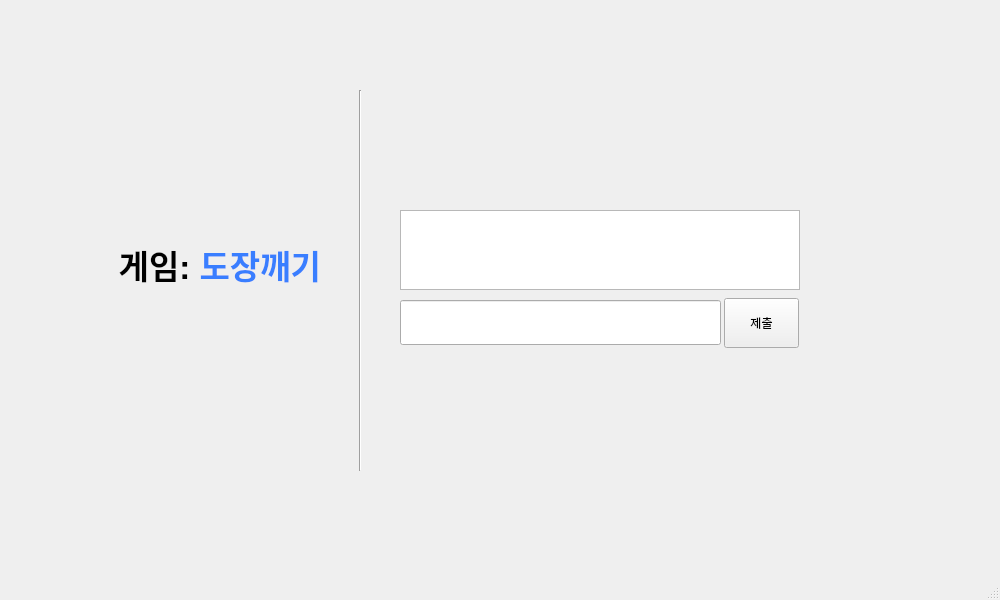
<?xml version="1.0" encoding="UTF-8"?>
<ui version="4.0">
 <class>PerfectStreak</class>
 <widget class="QMainWindow" name="PerfectStreak">
  <property name="geometry">
   <rect>
    <x>0</x>
    <y>0</y>
    <width>1000</width>
    <height>600</height>
   </rect>
  </property>
  <property name="windowTitle">
   <string>MainWindow</string>
  </property>
  <widget class="QWidget" name="centralwidget">
   <widget class="QPushButton" name="pushButton">
    <property name="geometry">
     <rect>
      <x>724</x>
      <y>298</y>
      <width>75</width>
      <height>50</height>
     </rect>
    </property>
    <property name="minimumSize">
     <size>
      <width>0</width>
      <height>50</height>
     </size>
    </property>
    <property name="maximumSize">
     <size>
      <width>75</width>
      <height>31</height>
     </size>
    </property>
    <property name="text">
     <string>제출</string>
    </property>
   </widget>
   <widget class="QPlainTextEdit" name="plainTextEdit">
    <property name="geometry">
     <rect>
      <x>400</x>
      <y>210</y>
      <width>400</width>
      <height>80</height>
     </rect>
    </property>
   </widget>
   <widget class="QLineEdit" name="lineEdit">
    <property name="geometry">
     <rect>
      <x>400</x>
      <y>300</y>
      <width>321</width>
      <height>45</height>
     </rect>
    </property>
   </widget>
   <widget class="QLabel" name="label">
    <property name="geometry">
     <rect>
      <x>80</x>
      <y>130</y>
      <width>241</width>
      <height>271</height>
     </rect>
    </property>
    <property name="font">
     <font>
      <pointsize>25</pointsize>
      <italic>false</italic>
      <bold>true</bold>
      <strikeout>false</strikeout>
      <kerning>true</kerning>
     </font>
    </property>
    <property name="text">
     <string>&lt;html&gt;&lt;head/&gt;&lt;body&gt;&lt;p&gt;게임: &lt;span style=&quot; color:#397eff;&quot;&gt;도장깨기&lt;/span&gt;&lt;/p&gt;&lt;/body&gt;&lt;/html&gt;</string>
    </property>
    <property name="alignment">
     <set>Qt::AlignRight|Qt::AlignTrailing|Qt::AlignVCenter</set>
    </property>
   </widget>
   <widget class="Line" name="line">
    <property name="geometry">
     <rect>
      <x>350</x>
      <y>90</y>
      <width>20</width>
      <height>381</height>
     </rect>
    </property>
    <property name="orientation">
     <enum>Qt::Vertical</enum>
    </property>
   </widget>
  </widget>
  <widget class="QStatusBar" name="statusbar"/>
 </widget>
 <resources/>
 <connections/>
</ui>
